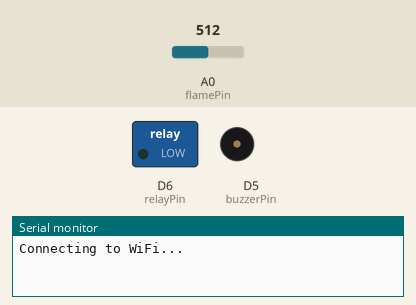
Recording of a sketch running on a simulated ESP8266 (NodeMCU). Parts: switched loads named in the sketch (green lamp = pin HIGH), buzzer (waves = sounding, pin HIGH), the last lines printed to the serial monitor. The inputs (shaded band) are chosen by the test bench; at power-on: A0 (flamePin) = 512. WiFi joins after 1.5 s; servers stay silent unless stated.

Above: at 0.1 s.
At 2.1 s:
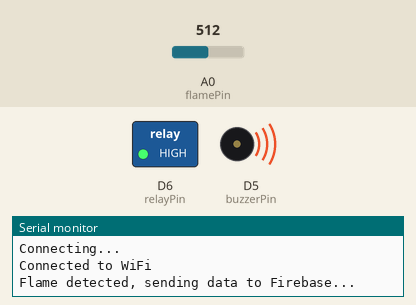
Timing chart, 0 to 3.6 s (numbered marks = the images above):
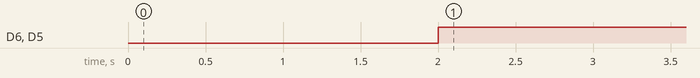

Measured:
- by itself, D6 (relayPin), D5 (buzzerPin): LOW → HIGH at 2.0 s

The sketch:

firebase1.0.ino
```cpp
#include <ESP8266WiFi.h>
#include <WiFiClientSecure.h>


const char* firebaseHost = "your-project-name.firebaseio.com";
const char* firebaseSecret = "your-firebase-secret";
const char* ssid = "your-wifi-ssid";
const char* password = "your-wifi-password";

const int flamePin = A0;
const int buzzerPin = D5;
const int relayPin = D6;

bool flameDetected = false;
unsigned long startTime = 0;

WiFiClientSecure client;

void setup() {
  Serial.begin(115200);
  pinMode(flamePin, INPUT);
  pinMode(buzzerPin, OUTPUT);
  pinMode(relayPin, OUTPUT);

  connectToWiFi();
}

void loop() {
  flameDetected = detectFlame();

  if (flameDetected) {
    activateAlarm();
    sendDataToFirebase();
  } else {
    deactivateAlarm();
  }

  delay(1000);
}

void connectToWiFi() {
  Serial.println("Connecting to WiFi...");
  WiFi.begin(ssid, password);

  while (WiFi.status() != WL_CONNECTED) {
    delay(1000);
    Serial.println("Connecting...");
  }

  Serial.println("Connected to WiFi");
}

bool detectFlame() {
  int sensorValue = analogRead(flamePin);

  return sensorValue > 500;
}

void sendDataToFirebase() {
  Serial.println("Flame detected, sending data to Firebase...");

  if (client.connect(firebaseHost, 443)) {
    client.println("POST /your-firebase-database.json?auth=" + String(firebaseSecret));
    client.println("Content-Type: application/json");
    client.println("Host: your-project-name.firebaseio.com");
    client.println("Connection: close");
    client.print("Content-Length: ");
    client.println(20); // Adjust content length based on your data size
    client.println();
    client.println("{\"flame\": true}"); // Send flame status to Firebase
    client.println();
  } else {
    Serial.println("Failed to connect to Firebase");
  }

  delay(1000);
}

void activateAlarm() {
  digitalWrite(buzzerPin, HIGH);
  digitalWrite(relayPin, HIGH);
  startTime = millis();
}

void deactivateAlarm() {
  if (millis() - startTime >= 10000) { // 10 seconds
    digitalWrite(buzzerPin, LOW);
    digitalWrite(relayPin, LOW);
  }
}
```
